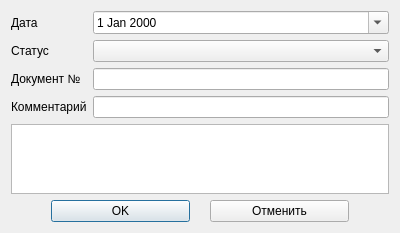
<?xml version="1.0" encoding="UTF-8"?>
<ui version="4.0">
 <class>StatusDlg</class>
 <widget class="QDialog" name="StatusDlg">
  <property name="geometry">
   <rect>
    <x>0</x>
    <y>0</y>
    <width>400</width>
    <height>221</height>
   </rect>
  </property>
  <property name="windowTitle">
   <string>Статус</string>
  </property>
  <layout class="QVBoxLayout" name="verticalLayout" stretch="1,0">
   <item>
    <layout class="QFormLayout" name="formLayout">
     <item row="0" column="0">
      <widget class="QLabel" name="label">
       <property name="text">
        <string>Дата</string>
       </property>
      </widget>
     </item>
     <item row="0" column="1">
      <widget class="QDateEdit" name="deDate">
       <property name="calendarPopup">
        <bool>true</bool>
       </property>
       <property name="timeSpec">
        <enum>Qt::TimeSpec::LocalTime</enum>
       </property>
      </widget>
     </item>
     <item row="1" column="0">
      <widget class="QLabel" name="label_2">
       <property name="text">
        <string>Статус</string>
       </property>
      </widget>
     </item>
     <item row="1" column="1">
      <widget class="QComboBox" name="cbStatus"/>
     </item>
     <item row="2" column="0">
      <widget class="QLabel" name="label_3">
       <property name="text">
        <string>Документ №</string>
       </property>
      </widget>
     </item>
     <item row="2" column="1">
      <widget class="QLineEdit" name="leNumDoc"/>
     </item>
     <item row="3" column="0">
      <widget class="QLabel" name="label_4">
       <property name="text">
        <string>Комментарий</string>
       </property>
      </widget>
     </item>
     <item row="3" column="1">
      <widget class="QLineEdit" name="leComment"/>
     </item>
     <item row="4" column="0" colspan="2">
      <widget class="QTableView" name="tableView"/>
     </item>
    </layout>
   </item>
   <item>
    <layout class="QHBoxLayout" name="horizontalLayout">
     <property name="spacing">
      <number>20</number>
     </property>
     <property name="leftMargin">
      <number>40</number>
     </property>
     <property name="rightMargin">
      <number>40</number>
     </property>
     <item>
      <widget class="QPushButton" name="pbOK">
       <property name="text">
        <string>OK</string>
       </property>
       <property name="icon">
        <iconset resource="resource.qrc">
         <normaloff>:/image/Apply24x24.png</normaloff>:/image/Apply24x24.png</iconset>
       </property>
       <property name="iconSize">
        <size>
         <width>24</width>
         <height>24</height>
        </size>
       </property>
      </widget>
     </item>
     <item>
      <widget class="QPushButton" name="pbCancel">
       <property name="text">
        <string>Отменить</string>
       </property>
       <property name="icon">
        <iconset resource="resource.qrc">
         <normaloff>:/image/cancel2.png</normaloff>:/image/cancel2.png</iconset>
       </property>
       <property name="iconSize">
        <size>
         <width>24</width>
         <height>24</height>
        </size>
       </property>
      </widget>
     </item>
    </layout>
   </item>
  </layout>
 </widget>
 <resources>
  <include location="resource.qrc"/>
 </resources>
 <connections>
  <connection>
   <sender>pbCancel</sender>
   <signal>clicked()</signal>
   <receiver>StatusDlg</receiver>
   <slot>reject()</slot>
   <hints>
    <hint type="sourcelabel">
     <x>280</x>
     <y>195</y>
    </hint>
    <hint type="destinationlabel">
     <x>199</x>
     <y>110</y>
    </hint>
   </hints>
  </connection>
 </connections>
</ui>
